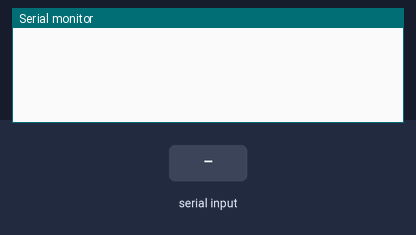
Simulated run of this sketch. Board: Arduino Uno, built with avr-gcc and run on an emulated ATmega328P. Shown: the last lines printed to the serial monitor. The test bench sets the inputs (shaded band).

Above: at 1.2 s.
1.3 s: "90,45\n" received over Serial
At 2.0 s:
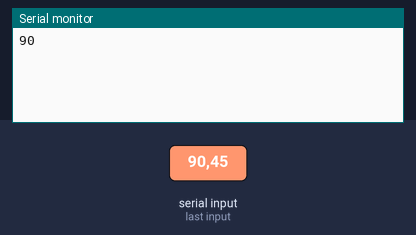
4.2 s: "30,150\n" received over Serial
At 7.1 s:
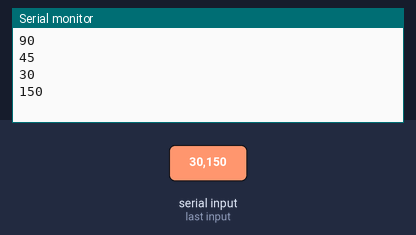
Timing chart, 0 to 8.6 s (numbered marks = the images above; inputs shaded):
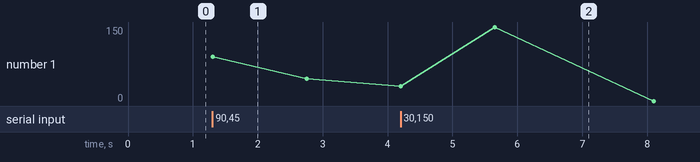

Measured:
- after the input at 1.3 s, the serial monitor: prints a new line at once (image 1)
- after the input at 4.2 s, the serial monitor: prints a new line at once (image 2)

The sketch:

predajnik.ino
```cpp
#include <RCSwitch.h>
RCSwitch mySwitch = RCSwitch();

void setup() {
  Serial.begin(9600);

   mySwitch.enableTransmit(10);
   mySwitch.setRepeatTransmit(5);

}

void loop() {

  while (Serial.available()==0)
  {
  }
  unsigned int kod=Serial.parseInt();
  Serial.println(kod);
  mySwitch.send(kod, 7);
  delay(1000);

}
```
